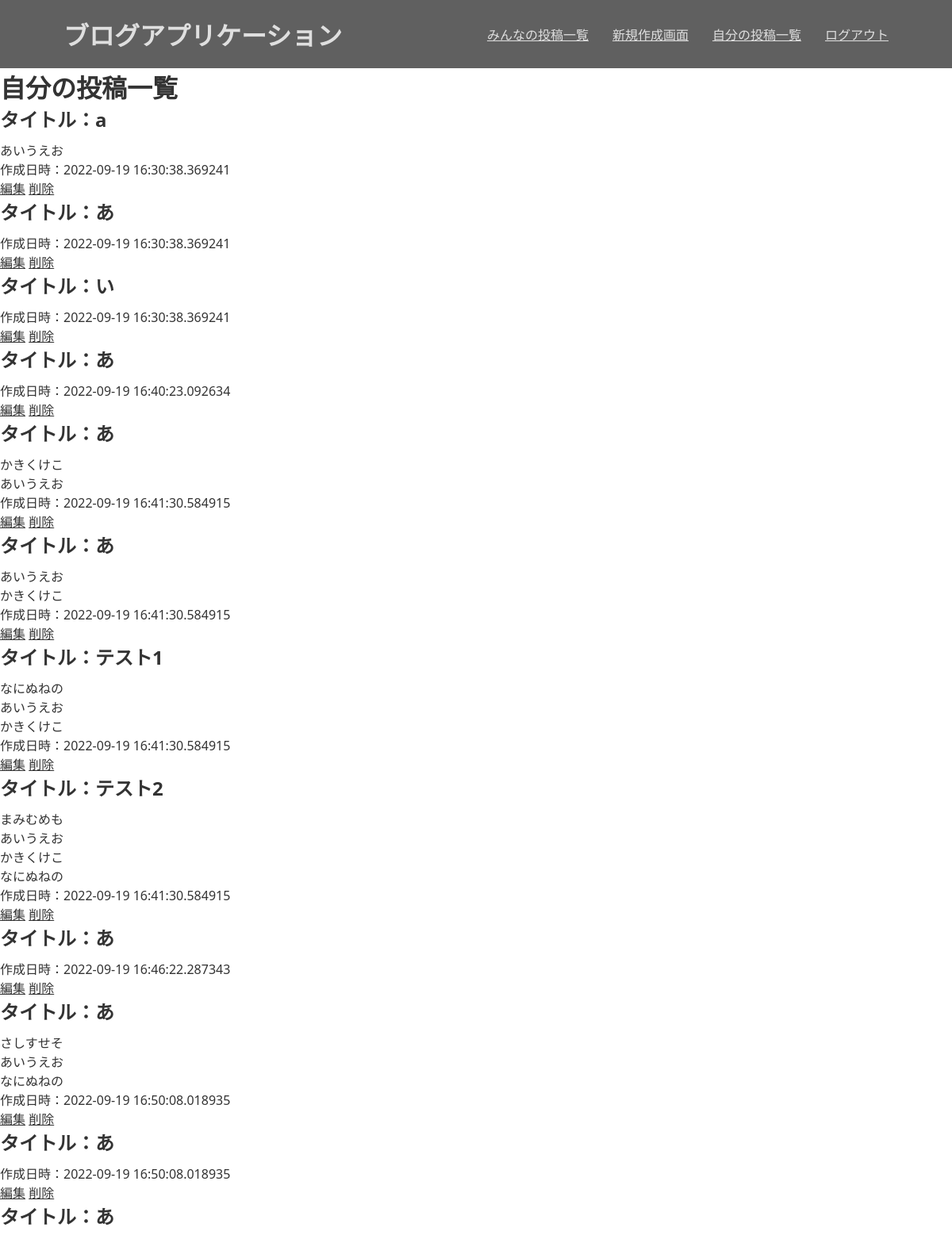
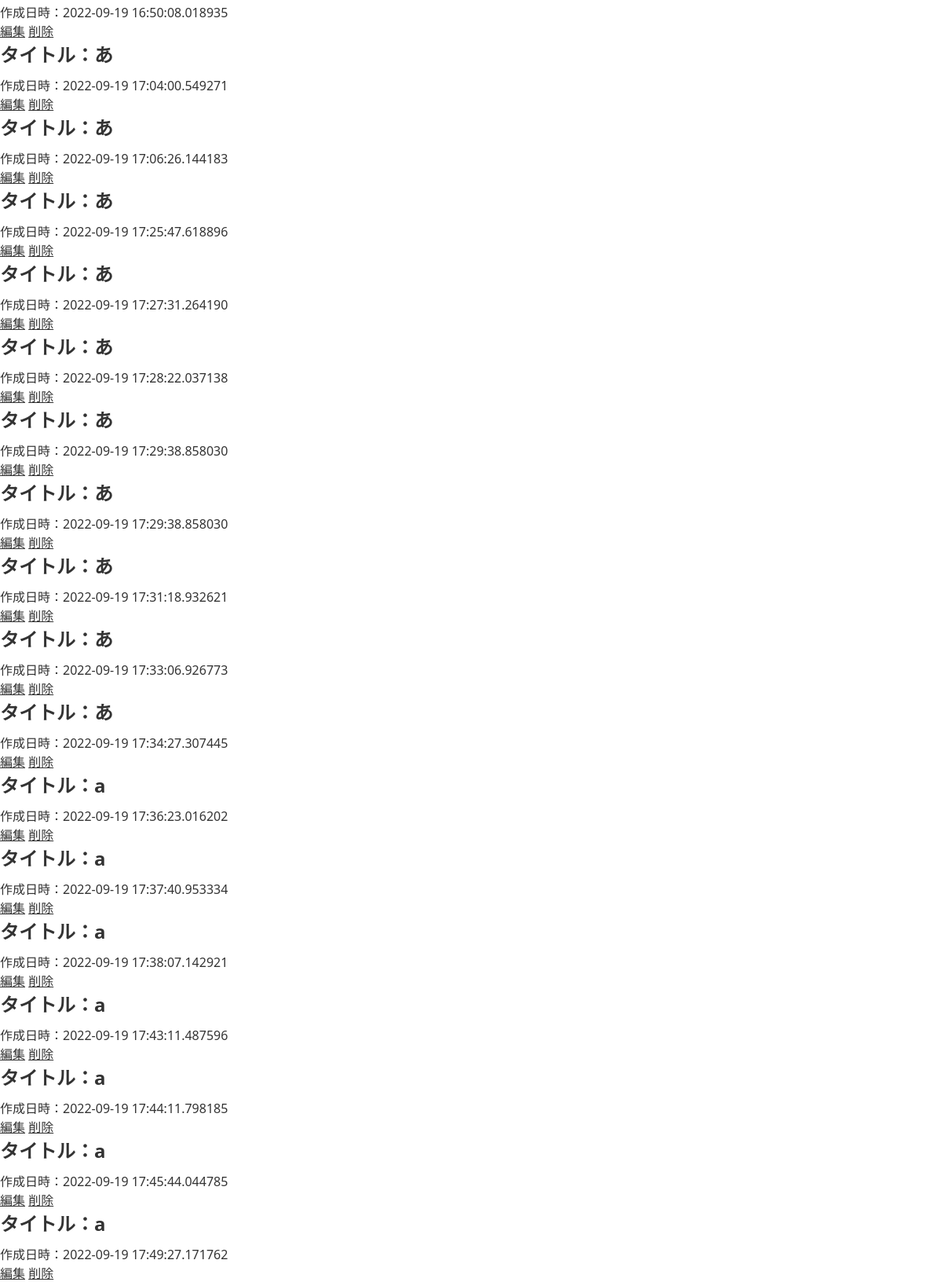
Page /user/show (signed in) on the committed database (2 pictures, top to bottom).
### app.py (models this page shows)
class BlogArticle(db.Model):
    __tablename__ = 'BlogArticle'
    id = db.Column(db.Integer, primary_key=True)
    title = db.Column(db.String(50), nullable=False)
    created_at = db.Column(db.DateTime, nullable=False, default=datetime.now(pytz.timezone('Asia/Tokyo')))
    user_id = db.Column(db.Integer, db.ForeignKey('users.id'), nullable=False)
    contents = db.relationship('Content', backref='BlogArticle')
    tag_relation = db.relationship('Tag_relation', backref='BlogArticle', lazy=True)
    image = db.Column(db.String(100))

class Tag(db.Model):
    __tablename__ = 'Tag'
    id = db.Column(db.Integer, primary_key=True)
    name = db.Column(db.String(50), nullable=False)
    tag_relation = db.relationship('Tag_relation', backref='Tag', lazy=True)
    type_id = db.Column(db.Integer)

### app.py (the view)
@app.route('/user/show')
def show_user():
    user_id = current_user.id
    blogarticles = BlogArticle.query.filter_by(user_id=user_id).all()
    content = {}
    for blogarticle in blogarticles:
        contents = Content.query.filter_by(blog_id=blogarticle.id).order_by(Content.seq).all()
        box = []
        for c in contents:
            dic = {}
            dic["type"] = c.content_type
            dic["text"] = c.text
            box.append(dic)
        content[blogarticle.id] = box
    tags = {}
    for blogarticle in blogarticles:
        relation_to_tags = Tag_relation.query.filter_by(article_id=blogarticle.id)
        box = []
        for relation_to_tag in relation_to_tags:
            tag = Tag.query.filter_by(id = relation_to_tag.tag_id).first()
            box.append(tag.name)
        tags[blogarticle.id] = box
    return render_template('show_user.html', blogarticles=blogarticles, content=content, tags = tags)

### app.py (called while the page is built)
@login_manager.user_loader
def load_user(user_id):
    return User.query.get(int(user_id))

### templates/show_user.html
{% extends 'base.html' %}
{% block content %}
<h1>自分の投稿一覧</h1>
{% for blogarticle in blogarticles %}
<article>
    <h1 class="title">タイトル：{{ blogarticle.title }}</h1>
    {% for tag in tags[blogarticle.id] %}
    <p>{{ tag }}</p>
    {% endfor %}
    <p>作成日時：{{ blogarticle.created_at }}</p>
    <a href="/update/{{ blogarticle.id }}" role="button">編集</a>
    <a href="/delete/{{ blogarticle.id }}" role="button">削除</a>
</article>
{% endfor %}
{% endblock %}

### templates/base.html (shortened to what this page needs)
<!DOCTYPE html>
<html>
    <head>
        <link rel="stylesheet" href="../static/css/slick-theme.css">
        <link rel="stylesheet" href="../static/css/slick.css">
        <link href="../static/css/styles.css" rel="stylesheet">
    </head>
    <body>
        <div class="yellow">
            <div class="content">
                <header>
                    <div class="header-logo">
                        <h1>ブログアプリケーション</h1>
                    </div>
                    <div class="header-list">
                        <ul>
                            {% if current_user.is_authenticated == True %}
                            <li class="header-img2"><a href="/">みんなの投稿一覧</a></li>
                            <li class="header-img2"><a href="/create" role="button">新規作成画面</a></li>
                            <li class="header-img2"><a href="/user/show" role="button">自分の投稿一覧</a></li>
                            <li class="header-img2"><a href="/logout" role="button">ログアウト</a></li>
                            {% else %}
                            <li class="header-img2"><a href="/signup" role="button">ユーザー登録</a></li>
                            <li class="header-img2"><a href="/login" role="button">ログイン</a></li>
                            {% endif %}
                        </ul>
                    </div>
                </header>
            </div>
        </div>
        {% block content %}
        {% endblock %}
    </body>
</html>

### static/css/styles.css (style rules this page uses)
html, body, ul, ol, li, h1, h2, h3, h4, h5, h6, p, form, input, div { margin: 0; padding: 0; }
* { box-sizing: border-box; font-family: "Noto Sans", "游ゴシック Medium", YuGothic, "游ゴシック体", "ヒラギノ角ゴ Pro W3", "メイリオ", sans-serif; color: #333; }
li { list-style: none; }
.content { width: 1040px; margin: 0 auto; }
.yellow { background-color: #606060; }
header { display:flex; justify-content:space-between; align-items:center; padding-top:20px; padding-bottom:20px; }
.header-logo h1 { color: #FFF; opacity: 0.8; }
.header-list ul { display:flex; }
.header-img2 { margin-left:30px; }
.header-img2 a { color: #FFF; opacity: 0.8; }
.title { padding-bottom:10px; }
p { white-space: pre-wrap; }

### rows in the picture
BlogArticle: title "a", created_at "2022-09-19 16:30:38.369241"
Tag: name "あいうえお"
BlogArticle: title "あ", created_at "2022-09-19 16:30:38.369241"
BlogArticle: title "い", created_at "2022-09-19 16:30:38.369241"
BlogArticle: title "あ", created_at "2022-09-19 16:40:23.092634"
BlogArticle: title "あ", created_at "2022-09-19 16:41:30.584915"
Tag: name "かきくけこ"
BlogArticle: title "あ", created_at "2022-09-19 16:41:30.584915"
BlogArticle: title "テスト1", created_at "2022-09-19 16:41:30.584915"
Tag: name "なにぬねの"
BlogArticle: title "テスト2", created_at "2022-09-19 16:41:30.584915"
Tag: name "まみむめも"
BlogArticle: title "あ", created_at "2022-09-19 16:46:22.287343"
BlogArticle: title "あ", created_at "2022-09-19 16:50:08.018935"
Tag: name "さしすせそ"
BlogArticle: title "あ", created_at "2022-09-19 16:50:08.018935"
BlogArticle: title "あ", created_at "2022-09-19 16:50:08.018935"
BlogArticle: title "あ", created_at "2022-09-19 17:04:00.549271"
BlogArticle: title "あ", created_at "2022-09-19 17:06:26.144183"
BlogArticle: title "あ", created_at "2022-09-19 17:25:47.618896"
BlogArticle: title "あ", created_at "2022-09-19 17:27:31.264190"
BlogArticle: title "あ", created_at "2022-09-19 17:28:22.037138"
BlogArticle: title "あ", created_at "2022-09-19 17:29:38.858030"
BlogArticle: title "あ", created_at "2022-09-19 17:29:38.858030"
BlogArticle: title "あ", created_at "2022-09-19 17:31:18.932621"
BlogArticle: title "あ", created_at "2022-09-19 17:33:06.926773"
BlogArticle: title "あ", created_at "2022-09-19 17:34:27.307445"
BlogArticle: title "a", created_at "2022-09-19 17:36:23.016202"
BlogArticle: title "a", created_at "2022-09-19 17:37:40.953334"
BlogArticle: title "a", created_at "2022-09-19 17:38:07.142921"
BlogArticle: title "a", created_at "2022-09-19 17:43:11.487596"
BlogArticle: title "a", created_at "2022-09-19 17:44:11.798185"
BlogArticle: title "a", created_at "2022-09-19 17:45:44.044785"
BlogArticle: title "a", created_at "2022-09-19 17:49:27.171762"
